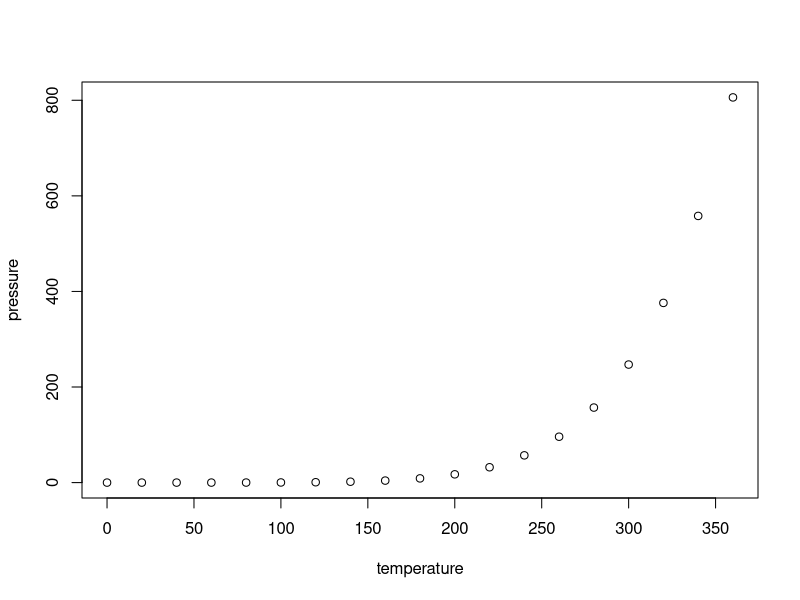
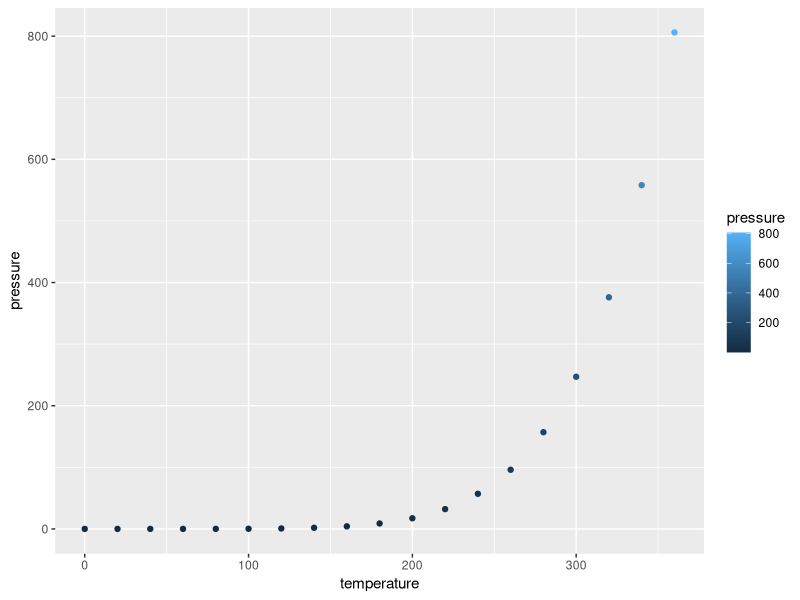

Generate these figures, in order, with R:
## ---- chunk 1
knitr::opts_chunk$set(echo = TRUE)
library(dplyr)
library(ggplot2)
## ---- chunk 2
summary(cars)
## ---- chunk 3
plot(pressure)
## ---- chunk 4
pressure %>% 
  ggplot(aes(x = temperature, y = pressure, colour = pressure))+
  geom_point()

